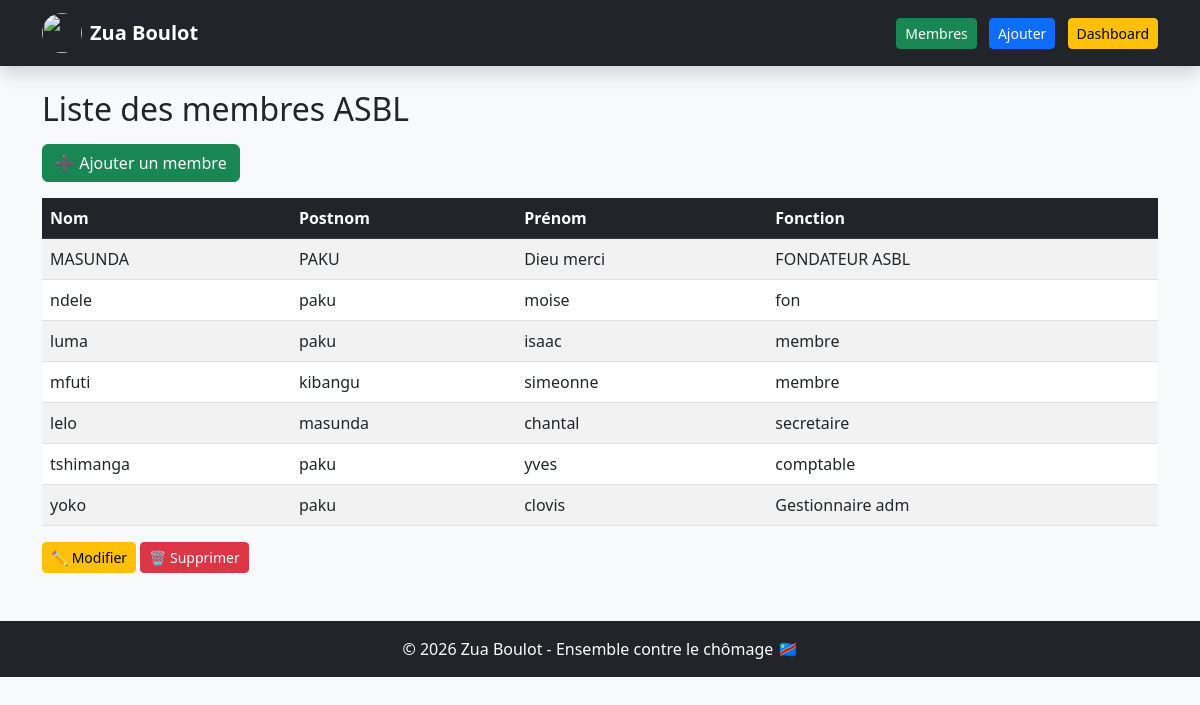
/membres/, run on the app's committed database.
### membres/models.py (models this page shows, shortened)
class Membre(models.Model):
    nom = models.CharField(max_length=100)
    telephone = models.CharField(max_length=20)
    email = models.EmailField(unique=True)
    code_membre = models.CharField(max_length=20, unique=True, blank=True)
    date_inscription = models.DateTimeField(auto_now_add=True)

### membres/views.py (the view)
# urls.py: path('membres/', views.membres, name='membres'),
def membres(request):
    liste = Membre.objects.all()
    return render(request, 'membres.html', {'membres': liste})

### membres/templates/membres.html (shortened to what this page needs)
{% extends 'base.html' %}
{% block content %}
<h2 class="mb-3">Liste des membres ASBL</h2>
<a href="/ajouter/" class="btn btn-success mb-3">
    ➕ Ajouter un membre
</a>
<table class="table table-striped table-hover">
    <thead class="table-dark">
        <tr>
            <th>Nom</th>
            <th>Postnom</th>
            <th>Prénom</th>
            <th>Fonction</th>
        </tr>
    </thead>
    <tbody>
        {% for m in membres %}
        <tr>
            <td>{{ m.nom }}</td>
            <td>{{ m.postnom }}</td>
            <td>{{ m.prenom }}</td>
            <td>{{ m.fonction }}</td>
        </tr>
        {% empty %}
        <tr>
            <td colspan="4">Aucun membre enregistré</td>
        </tr>
        {% endfor %}
    </tbody>
</table>
<td>
    <a href="/modifier/{{ m.id }}/" class="btn btn-warning btn-sm">
        ✏️ Modifier
    </a>
    <a href="/supprimer/{{ m.id }}/" class="btn btn-danger btn-sm"
       onclick="return confirm('Supprimer ce membre ?')">
        🗑️ Supprimer
    </a>
</td>
{% endblock %}

### membres/templates/base.html (shortened to what this page needs)
{% load static %}
<!DOCTYPE html>
<html>
<head>
    <link href="https://cdn.jsdelivr.net/npm/bootstrap@5.3.0/dist/css/bootstrap.min.css" rel="stylesheet">
</head>
<body class="bg-light">
<nav class="navbar navbar-expand-lg navbar-dark bg-dark shadow">
    <div class="container">
        <a class="navbar-brand d-flex align-items-center" href="/">
            <img src="{% static 'images/logo.png' %}" width="40" height="40" class="me-2 rounded-circle">
            <strong>Zua Boulot</strong>
        </a>
        <div>
            <a href="/membres/" class="btn btn-success btn-sm me-2">Membres</a>
            <a href="/ajouter/" class="btn btn-primary btn-sm me-2">Ajouter</a>
            <a href="/dashboard/" class="btn btn-warning btn-sm">Dashboard</a>
        </div>
    </div>
</nav>
<div class="container mt-4">
    {% block content %}
    {% endblock %}
</div>
<footer class="bg-dark text-white text-center mt-5 p-3">
    <p class="mb-0">© 2026 Zua Boulot - Ensemble contre le chômage 🇨🇩</p>
</footer>
</body>
</html>

### data on the page
Membre: nom "MASUNDA", postnom "PAKU", prenom "Dieu merci", fonction "FONDATEUR ASBL"
Membre: nom "ndele", postnom "paku", prenom "moise", fonction "fon"
Membre: nom "luma", postnom "paku", prenom "isaac", fonction "membre"
Membre: nom "mfuti", postnom "kibangu", prenom "simeonne", fonction "membre"
Membre: nom "lelo", postnom "masunda", prenom "chantal", fonction "secretaire"
Membre: nom "tshimanga", postnom "paku", prenom "yves", fonction "comptable"
Membre: nom "yoko", postnom "paku", prenom "clovis", fonction "Gestionnaire adm"
